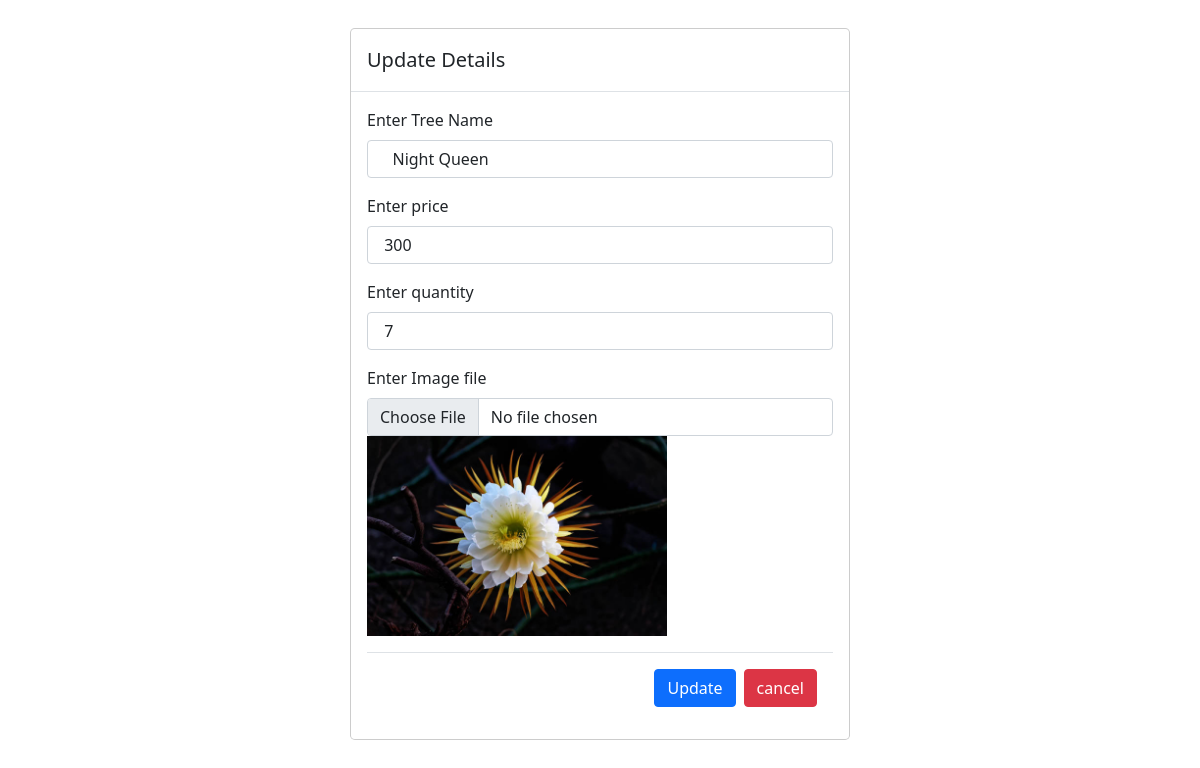
Screenshot of /lib/updateForm2.php?id=2 with the database file from the repository.
### tables this page shows
CREATE TABLE `flower` (
  `id` int(5) NOT NULL,
  `name` varchar(50) NOT NULL,
  `price` int(5) NOT NULL,
  `quantity` int(5) NOT NULL,
  `img` varchar(50) NOT NULL,
  `date` datetime NOT NULL DEFAULT current_timestamp()
);

### lib/updateForm2.php (the view, shortened to what this page needs)
<?php
include("../database/config.php");
$p_id=$_GET['id'];
$record = mysqli_query($db,"SELECT * FROM `flower` WHERE id={$p_id}");
$data = mysqli_fetch_array($record);
?>
<!doctype html>
<html lang="en">
<head>
    <link href="https://cdn.jsdelivr.net/npm/bootstrap@5.0.2/dist/css/bootstrap.min.css" rel="stylesheet"
>
</head>
<body>
    <div class="container">
        <div class="modal-dialog">
            <div class="modal-content">
                <div class="modal-header">
                    <h5 class="modal-title">Update Details</h5>
                </div>
                <div class="modal-body">
                    <form method="POST" action="update2.php" enctype="multipart/form-data">
                        <div class=" mb-3">
                            <label for="name" class="form-label">Enter Tree Name</label>
                            <input type="text" class="form-control" id="name" name="name"
                                value=" <?php echo $data["name"] ?> " required>
                        </div>
                        <div class="mb-3">
                            <label for="price" class="form-label">Enter price</label>
                            <input type="text" class="form-control" id="price" name="price"
                                value=" <?php echo $data["price"] ?> " required>
                        </div>
                        <div class="mb-3">
                            <label for="number" class="form-label">Enter quantity</label>
                            <input type="text" class="form-control" id="number" name="qty"
                                value=" <?php echo $data["quantity"] ?> " required>
                        </div>
                        <div class="mb-3">
                            <label for="number" class="form-label">Enter Image file</label>
                            <td><input type="file" class="form-control" id="img" name="image"
                                    value=" <?php echo $data["img"] ?> "> <img src="../<?php echo $data["img"] ?>"
                                    alt="" style="width:300px" ;style="height:300px" ;>
                            </td>
                        </div>
                        <div class=" modal-footer">
                            <button class="btn btn-primary" type="submit" name="update2">
                                Update</button>
                            <a href="../vegetable.php"><button class="btn btn-danger" type="button"
                                    data-bs-dismiss="modal">cancel</button></a>
                        </div>
                    </form>
                </div>
            </div>
        </div>
    </div>
</body>
</html>

### rows the page displays
flower: name "Night Queen", price "300", qty "7", img (picture)
